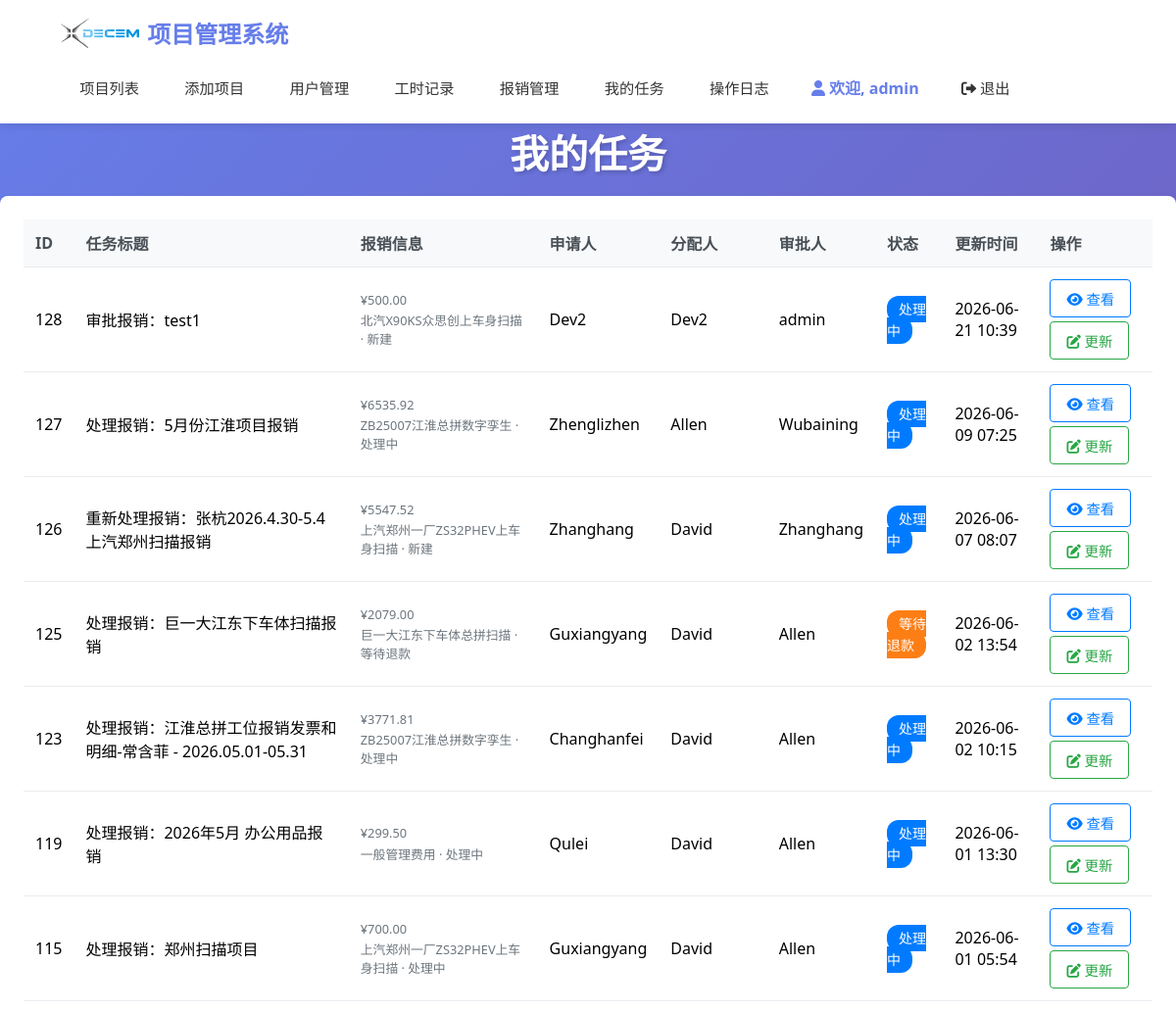
The page /tasks (signed in, upper part) on the database as committed earlier.
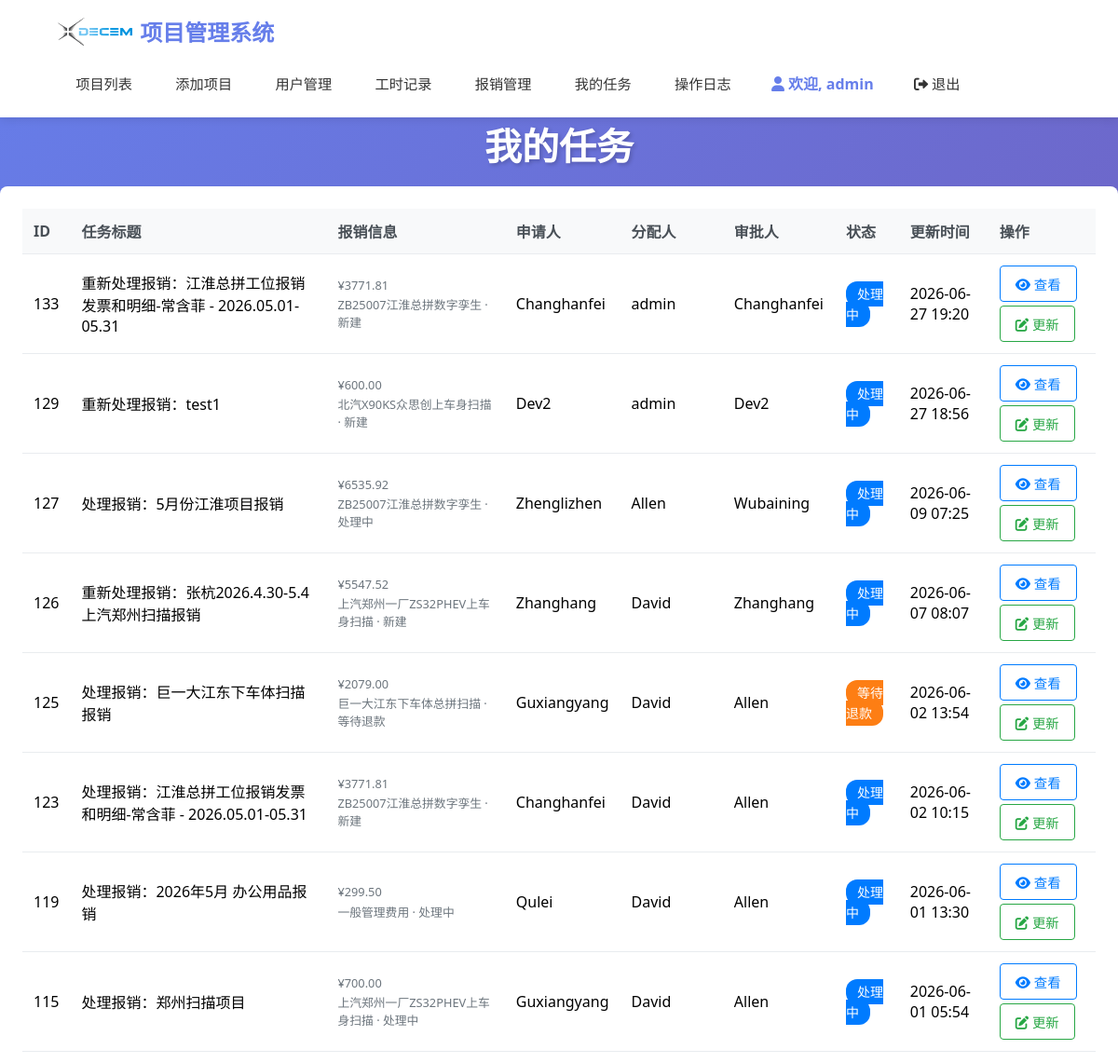
The same page on the database as committed later.
### models.py (models this page shows, shortened)
class Task(db.Model):
    __tablename__ = "tasks"
    id = db.Column(db.Integer, primary_key=True, autoincrement=True)
    title = db.Column(db.String(200), nullable=False)  # 任务标题
    description = db.Column(db.Text, nullable=True)  # 任务描述
    task_type = db.Column(db.String(50), nullable=False)  # 任务类型：expense_process（报销处理）等
    assigned_to = db.Column(db.Integer, db.ForeignKey('users.id'), nullable=False)  # 审批人
    assigned_by = db.Column(db.Integer, db.ForeignKey('users.id'), nullable=False)  # 谁分配的
    expense_id = db.Column(db.Integer, db.ForeignKey('expenses.id'), nullable=True)  # 关联的报销ID
    status = db.Column(db.String(20), nullable=False, default='处理中')  # 处理中、已完成
    priority = db.Column(db.String(20), nullable=False, default='普通')  # 紧急、高、普通、低
    created_at = db.Column(db.DateTime, default=datetime.now)
    due_date = db.Column(db.DateTime, nullable=True)  # 截止日期
    completed_at = db.Column(db.DateTime, nullable=True)  # 完成时间
    STATUS_CHOICES = [
        ('处理中', '处理中'),
        ('等待退款', '等待退款'),
        ('退款完成', '退款完成'),
        ('已完成', '已完成')
    ]
    PRIORITY_CHOICES = [
        ('紧急', '紧急'),
        ('高', '高'),
        ('普通', '普通'),
        ('低', '低')
    ]
    assigned_user = db.relationship('User', foreign_keys=[assigned_to], backref=db.backref('assigned_tasks', lazy=True))
    assigner = db.relationship('User', foreign_keys=[assigned_by], backref=db.backref('created_tasks', lazy=True))
    expense = db.relationship('Expense', backref=db.backref('tasks', lazy=True, cascade='all, delete-orphan'))
    def get_status_color(self):
        status_colors = {
            '处理中': '#007bff',     # 蓝色
            '等待退款': '#fd7e14',   # 橙色
            '退款完成': '#28a745',   # 绿色
            '已完成': '#28a745'      # 绿色
        }
        return status_colors.get(self.status, '#6c757d')

class Expense(db.Model):
    __tablename__ = "expenses"
    id = db.Column(db.Integer, primary_key=True, autoincrement=True)
    user_id = db.Column(db.Integer, db.ForeignKey('users.id'), nullable=False)
    project_id = db.Column(db.Integer, db.ForeignKey('projects.id'), nullable=True)  # 可关联项目，也可以是售前费用
    title = db.Column(db.String(200), nullable=False)  # 报销标题
    expense_type = db.Column(db.String(50), nullable=False)  # 费用类型：项目费用、售前费用
    total_amount = db.Column(db.Numeric(10, 2), nullable=False)  # 总金额
    status = db.Column(db.String(20), nullable=False, default='新建')  # 状态：新建、处理中、通过
    submit_date = db.Column(db.DateTime, default=datetime.now)  # 提交日期
    approve_date = db.Column(db.DateTime, nullable=True)  # 审批日期
    approver_id = db.Column(db.Integer, db.ForeignKey('users.id'), nullable=True)  # 审批人
    approve_comment = db.Column(db.Text, nullable=True)  # 审批意见
    description = db.Column(db.Text, nullable=True)  # 报销说明
    created_at = db.Column(db.DateTime, default=datetime.now)
    EXPENSE_TYPE_CHOICES = [
        ('项目费用', '项目费用'),
        ('售前费用', '售前费用'),
        ('其他费用', '其他费用')
    ]
    STATUS_CHOICES = [
        ('新建', '新建'),
        ('处理中', '处理中'),
        ('等待退款', '等待退款'),
        ('退款完成', '退款完成'),
        ('已完成', '已完成')
    ]
    user = db.relationship('User', foreign_keys=[user_id], backref=db.backref('expenses', lazy=True))
    project = db.relationship('Project', backref=db.backref('expenses', lazy=True))
    approver = db.relationship('User', foreign_keys=[approver_id], backref=db.backref('approved_expenses', lazy=True))

class Project(db.Model):
    __tablename__ = "projects"
    id = db.Column(db.Integer, primary_key=True, autoincrement=True)
    project_number = db.Column(db.String(20), unique=True, nullable=True)  # 项目编号
    name = db.Column(db.String(200), nullable=False)
    manager = db.Column(db.String(100), nullable=False)
    start_date = db.Column(db.Date, nullable=True)
    planned_end_date = db.Column(db.Date, nullable=True)
    contract_signing_date = db.Column(db.Date, nullable=True)  # 合同签订日期
    estimated_hours = db.Column(db.Float, nullable=True)  # 预计开发工时
    contract_amount = db.Column(db.Numeric(14, 2), nullable=True)
    status = db.Column(db.String(20), nullable=False, default='启动中')  # 项目状态
    payment_method = db.Column(db.String(50), nullable=True)  # 付款方式
    acceptance_date = db.Column(db.Date, nullable=True)  # 验收日期
    settlement_date = db.Column(db.Date, nullable=True)  # 结算日期
    invoice_stage = db.Column(db.String(20), nullable=True, default='未开')  # 当前发票开具阶段
    invoice_date = db.Column(db.Date, nullable=True)  # 开票日期
    invoice_amount = db.Column(db.Numeric(14, 2), nullable=True)  # 发票金额(含税)
    invoice_file = db.Column(db.String(500), nullable=True)  # 发票文件路径
    invoice_notes = db.Column(db.Text, nullable=True)  # 开票备注
    contract_amount_with_tax = db.Column(db.Numeric(14, 2), nullable=True)  # 合同金额含税
    contract_amount_without_tax = db.Column(db.Numeric(14, 2), nullable=True)  # 合同金额
    payment_received = db.Column(db.Numeric(14, 2), nullable=True)  # 回款金额(含税)
    remaining_amount = db.Column(db.Numeric(14, 2), nullable=True)  # 剩余金额
    project_type = db.Column(db.String(50), nullable=True)  # 项目类型
    customer_name = db.Column(db.String(200), nullable=True)  # 客户名称
    final_customer = db.Column(db.String(200), nullable=True)  # 最终客户
    po_number = db.Column(db.String(100), nullable=True)  # PO号
    contract_file = db.Column(db.String(500), nullable=True)  # 合同文件路径
    created_at = db.Column(db.DateTime, default=datetime.now)
    outsourcing_cost = db.Column(db.Numeric(10, 2), default=0)  # 外包费用(含税)
    outsourcing_cost_without_tax = db.Column(db.Numeric(10, 2), default=0)  # 外包费用(不含税)
    supplier_name = db.Column(db.String(200), nullable=True)  # 供应商名称
    supplier_invoice_issued = db.Column(db.Boolean, default=False)  # 供应商发票是否开具
    supplier_pending_amount = db.Column(db.Numeric(10, 2), default=0)  # 供应商待付金额(不含税)
    outsourcing_cost_notes = db.Column(db.Text)  # 外包费用备注
    indirect_cost = db.Column(db.Numeric(10, 2), default=0)  # 间接成本
    indirect_cost_notes = db.Column(db.Text)  # 间接成本备注
    stage_payment_notes = db.Column(db.Text)  # 阶段付款备注
    payment_amount_notes = db.Column(db.Text)  # 回款金额备注
    invoice_amount_issued = db.Column(db.Numeric(14, 2), default=0)  # 已开发票金额
    current_invoice_amount = db.Column(db.Numeric(14, 2), default=0)  # 当前发票金额
    accounts_receivable = db.Column(db.Numeric(14, 2), default=0)  # 应收账款
    area = db.Column(db.Numeric(10, 2), nullable=True)  # 面积
    unit_price = db.Column(db.Numeric(10, 2), nullable=True)  # 单价
    values = db.relationship('ProjectCustomFieldValue', backref='project', lazy='dynamic', cascade='all, delete-orphan')
    invoice_files = db.relationship('InvoiceFile', backref='project', lazy=True, cascade='all, delete-orphan')
    STATUS_CHOICES = [
        ('启动中', '启动中'),
        ('进行中', '进行中'),
        ('暂停', '暂停'),
        ('验收中', '验收中'),
        ('验收待回款', '验收待回款'),
        ('结算', '结算')
    ]
    PAYMENT_METHOD_CHOICES = [
        ('验收后全款', '验收后全款'),
        ('分阶段付款（3/5/2）', '分阶段付款（3/5/2）'),
        ('分阶段付款（3/6/1）', '分阶段付款（3/6/1）'),
        ('分阶段付款（3/4/3）', '分阶段付款（3/4/3）'),
        ('分阶段付款（5/5）', '分阶段付款（5/5）'),
        ('分阶段付款（3/7）', '分阶段付款（3/7）'),
        ('分阶段付款（4/6）', '分阶段付款（4/6）'),
        ('按小时付款', '按小时付款')
    ]
    PROJECT_TYPE_CHOICES = [
        ('物流仿真', '物流仿真'),
        ('机器人仿真', '机器人仿真'),
        ('工艺规划', '工艺规划'),
        ('物流规划', '物流规划'),
        ('动画', '动画'),
        ('激光扫描', '激光扫描'),
        ('数字孪生', '数字孪生'),
        ('虚拟调试', '虚拟调试')
    ]
    INVOICE_STAGE_CHOICES = [
        ('未开', '未开'),
        ('预付款', '预付款'),
        ('第二阶段', '第二阶段'),
        ('第三阶段', '第三阶段'),
        ('第四阶段', '第四阶段'),
        ('尾款', '尾款')
    ]

class User(UserMixin, db.Model):
    __tablename__ = "users"
    id = db.Column(db.Integer, primary_key=True, autoincrement=True)
    username = db.Column(db.String(80), unique=True, nullable=False)
    password_hash = db.Column(db.String(120), nullable=False)
    role = db.Column(db.String(20), nullable=False)  # 'admin', 'finance', 'developer', 'project_manager'
    created_at = db.Column(db.DateTime, default=datetime.now)
    default_hourly_rate = db.Column(db.Numeric(10, 2), nullable=True)  # 默认工时费用
    ROLE_ADMIN = 'admin'
    ROLE_FINANCE = 'finance'
    ROLE_DEVELOPER = 'developer'
    ROLE_PROJECT_MANAGER = 'project_manager'
    def is_admin(self):
        return self.role == self.ROLE_ADMIN
    def has_full_access(self):
        return self.role in [self.ROLE_ADMIN, self.ROLE_FINANCE]

### app.py (the view, shortened to what this page needs)
@app.route("/tasks")
@login_required
def task_list():
    def is_valid_expense_task(task):
        if task.task_type != 'expense_process':
            return True
        if not task.expense_id:
            return False
        expense = db.session.get(Expense, task.expense_id)
        return expense is not None
    if current_user.is_admin():
        tasks = Task.query.filter(
            Task.task_type == 'expense_process',
            Task.status.in_(['处理中', '等待退款']),
            Task.expense_id.isnot(None)
        ).order_by(Task.created_at.desc()).all()
        tasks = [t for t in tasks if is_valid_expense_task(t)]
    else:
        tasks = Task.query.filter(
            Task.assigned_to == current_user.id,
            Task.status.in_(['处理中', '等待退款'])
        ).order_by(Task.created_at.desc()).all()
        tasks = [t for t in tasks if is_valid_expense_task(t)]
    return render_template("task_list.html", tasks=tasks)

### app.py (called while the page is built)
@login_manager.user_loader
def load_user(user_id):
    return db.session.get(User, int(user_id))

@app.before_request
def check_session_timeout():
    if current_user.is_authenticated:
        session.permanent = True
        last_activity = session.get('last_activity')
        now = datetime.now()
        if last_activity:
            last_activity_time = datetime.fromisoformat(last_activity)
            if now - last_activity_time > timedelta(seconds=600):
                username = current_user.username
                logout_user()
                session.clear()
                flash('由于长时间未操作，您已被自动退出，请重新登录', 'warning')
                return redirect(url_for('login'))
        if not request.path.startswith('/static/'):
            session['last_activity'] = now.isoformat()

### templates/task_list.html (shortened to what this page needs)
{% extends "base.html" %}
{% block content %}
<h1 class="page-title" style="margin-bottom: 1rem;">我的任务</h1>
{% if tasks %}
    <div class="card">
        <div class="table-responsive">
            <table class="table">
                <thead>
                    <tr>
                        <th>ID</th>
                        <th>任务标题</th>
                        <th>报销信息</th>
                        <th>申请人</th>
                        <th>分配人</th>
                        <th>审批人</th>
                        <th>状态</th>
                        <th>更新时间</th>
                        <th>操作</th>
                    </tr>
                </thead>
                <tbody>
                    {% for task in tasks %}
                    <tr>
                        <td>{{ task.id }}</td>
                        <td>{{ task.title }}</td>
                        <td>
                            {% if task.expense %}
                                <div class="expense-info">
                                    <div class="expense-meta">¥{{ "%.2f"|format(task.expense.total_amount) }}</div>
                                    <div class="expense-meta">
                                        {% if task.expense.project %}
                                            {{ task.expense.project.name }}
                                        {% else %}
                                            售前/其他
                                        {% endif %}
                                        · {{ task.expense.status }}
                                    </div>
                                </div>
                            {% else %}
                                <span class="text-muted">无</span>
                            {% endif %}
                        </td>
                        <td>
                            {% if task.expense and task.expense.user %}
                                {{ task.expense.user.username }}
                            {% else %}
                                {{ task.assigner.username }}
                            {% endif %}
                        </td>
                        <td>{{ task.assigner.username }}</td>
                        <td>{{ task.assigned_user.username }}</td>
                        <td>
                            <span class="status-badge" style="background-color: {{ task.get_status_color() }};">
                                {{ task.status }}
                            </span>
                        </td>
                        <td>{{ task.completed_at.strftime('%Y-%m-%d %H:%M') if task.completed_at else task.created_at.strftime('%Y-%m-%d %H:%M') }}</td>
                        <td>
                            <div class="btn-group">
                                <a href="{{ url_for('task_detail', task_id=task.id) }}"
                                   class="btn btn-sm btn-outline-primary">
                                    <i class="fas fa-eye"></i> 查看
                                </a>
                                {% if (task.assigned_to == current_user.id or current_user.is_admin()) and task.status != '已完成' and task.status != '拒绝' %}
                                    <a href="{{ url_for('task_update', task_id=task.id) }}"
                                       class="btn btn-sm btn-outline-success">
                                        <i class="fas fa-edit"></i> 更新
                                    </a>
                                {% endif %}
                            </div>
                        </td>
                    </tr>
                    {% endfor %}
                </tbody>
            </table>
        </div>
    </div>
{% endif %}
{% endblock %}

Rows that differ between the two databases and show on the page:
no longer on this page (row edited): Task: id "128", title "审批报销：test1", {{ "%.2f"|format(task.expense.total_amount) }} "500.00", expense.project.name "北汽X90KS众思创上车身扫描", expense.status "新建", expense.user.username "Dev2", assigner.username "Dev2", assigned_user.username "admin", status "处理中", completed_at "2026-06-21 10:39"
added Task: id "133", title "重新处理报销：江淮总拼工位报销发票和明细-常含菲 - 2026.05.01-05.31", {{ "%.2f"|format(task.expense.total_amount) }} "3771.81", expense.project.name "ZB25007江淮总拼数字孪生", expense.status "新建", expense.user.username "Changhanfei", assigner.username "admin", assigned_user.username "Changhanfei", status "处理中", completed_at "2026-06-27 19:20"
added Task: id "129", title "重新处理报销：test1", {{ "%.2f"|format(task.expense.total_amount) }} "600.00", expense.project.name "北汽X90KS众思创上车身扫描", expense.status "新建", expense.user.username "Dev2", assigner.username "admin", assigned_user.username "Dev2", status "处理中", completed_at "2026-06-27 18:56"
changed through a linked row, Task "处理报销：江淮总拼工位报销发票和明细-常含菲 - 2026.05.01-05.31": expense.status "处理中" → "新建"
